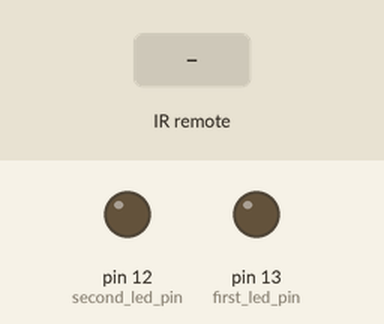
This sketch was run on a simulated Arduino Uno, built with avr-gcc and run on an emulated ATmega328P. Shown: output pins drawn as LEDs (lit = HIGH). The inputs (shaded band) are chosen by the test bench.

Above: at 1.2 s.
1.3 s: infrared code 0xFF6897 received
Timing chart, 0 to 10.3 s (numbered marks = the images above; inputs shaded):
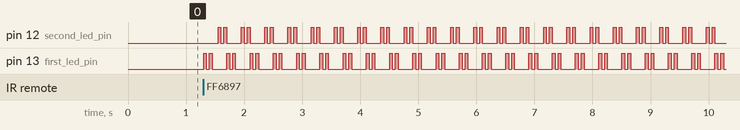

The sketch:

POLICE_LED.ino
```cpp
#include <IRremote.h>
#include <pitches.h>

#define first_key  0xFF6897
#define second_key  0xFF30CF
int receiver_pin = 11;
int first_led_pin = 13;
int second_led_pin = 12;
int buzzer = 10;
int led[] = {0,0,0,0};
int delayPeriod = 50;
IRrecv receiver(receiver_pin);
decode_results output;

int x = 2;

void setup()
{
  // put your setup code here, to run once:
Serial.begin(9600);
receiver.enableIRIn();
pinMode(first_led_pin, OUTPUT);
pinMode(second_led_pin, OUTPUT);
}

void loop() {
if (receiver.decode(&output)) { //Expecting received decoded from IR
  unsigned int value = output.value;
  switch(value) {
    case first_key: //Expecting decoded
    if(led[1] == 1) {
      // FIRST PIN
      digitalWrite(first_led_pin, HIGH);
      delay(delayPeriod);
      digitalWrite(first_led_pin, LOW);
      delay(delayPeriod);
      digitalWrite(first_led_pin, HIGH);
      delay(delayPeriod);
      digitalWrite(first_led_pin, LOW);
      delay(delayPeriod);
      // SECOND PIN
      digitalWrite(second_led_pin, LOW);
      delay(delayPeriod);
      digitalWrite(second_led_pin, HIGH);
      delay(delayPeriod);
      digitalWrite(second_led_pin, LOW);
      delay(delayPeriod);
      digitalWrite(second_led_pin, HIGH);
      delay(delayPeriod);
      led[1] = 0;

    } else {
        case second_key:
        if(led[1] == 0) {
          digitalWrite(first_led_pin, LOW);
          digitalWrite(second_led_pin, LOW);
          led[1] = 1;
    }
    break;


    }
    }


  }
}
```

Measured:
- after the input at 1.3 s, pin 12 (second_led_pin): LOW → HIGH after 0.25 s, then repeats every 0.40 s: LOW 0.05 s, HIGH 0.05 s, LOW 0.25 s, HIGH 0.05 s; pin 13 (first_led_pin): LOW → HIGH at once, then repeats every 0.40 s: LOW 0.05 s, HIGH 0.05 s, LOW 0.25 s, HIGH 0.05 s
